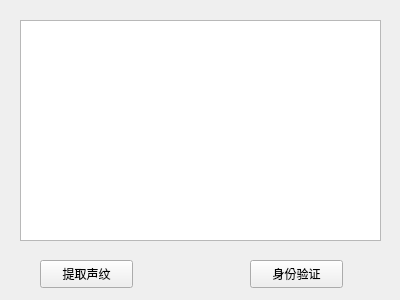
<?xml version="1.0" encoding="UTF-8"?>
<ui version="4.0">
 <class>MainWindow</class>
 <widget class="QMainWindow" name="MainWindow">
  <property name="geometry">
   <rect>
    <x>0</x>
    <y>0</y>
    <width>400</width>
    <height>300</height>
   </rect>
  </property>
  <property name="windowTitle">
   <string>MainWindow</string>
  </property>
  <widget class="QWidget" name="centralWidget">
   <widget class="QPushButton" name="get">
    <property name="geometry">
     <rect>
      <x>40</x>
      <y>260</y>
      <width>93</width>
      <height>28</height>
     </rect>
    </property>
    <property name="text">
     <string>提取声纹</string>
    </property>
   </widget>
   <widget class="QPushButton" name="go">
    <property name="geometry">
     <rect>
      <x>250</x>
      <y>260</y>
      <width>93</width>
      <height>28</height>
     </rect>
    </property>
    <property name="text">
     <string>身份验证</string>
    </property>
   </widget>
   <widget class="QTextEdit" name="textEdit">
    <property name="geometry">
     <rect>
      <x>20</x>
      <y>20</y>
      <width>361</width>
      <height>221</height>
     </rect>
    </property>
    <property name="font">
     <font>
      <pointsize>15</pointsize>
      <weight>75</weight>
      <bold>true</bold>
     </font>
    </property>
    <property name="readOnly">
     <bool>true</bool>
    </property>
   </widget>
  </widget>
 </widget>
 <layoutdefault spacing="6" margin="11"/>
 <resources/>
 <connections/>
</ui>
